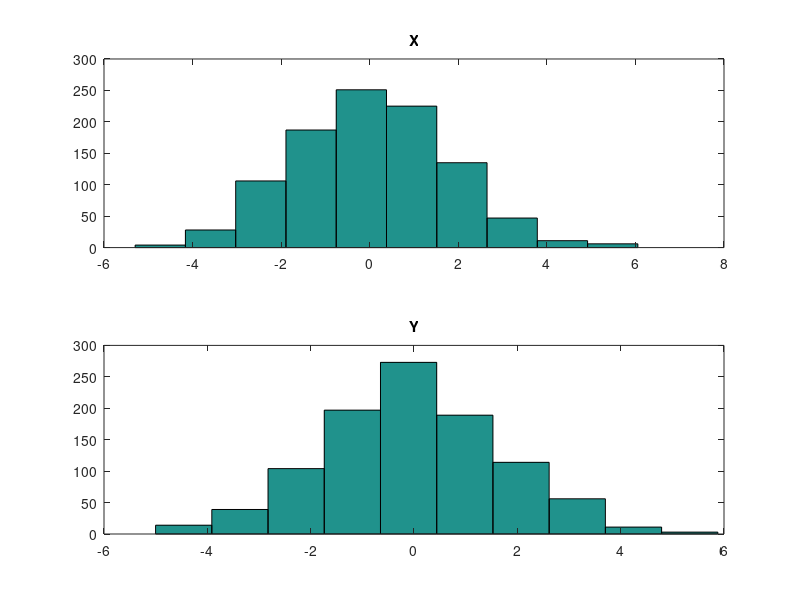

This chart was generated by the following MATLAB code:
%-Chapter-1-Exercise-3----------------------------------------------------------------------------------------------------------

%-Initialization----------------------------------------------------------------------------------------------------------------
format compact;
clc;
clear;
close all;
%-------------------------------------------------------------------------------------------------------------------------------

%-Calculate-X-Y-Random-Numbers-from-Two-Variate-Normal-Distribution-------------------------------------------------------------
n = 1000;
mus = [0, 0];
sigmas = [3, 3];
R = mvnrnd(mus, sigmas, n);
X = R(:,1);
Y = R(:,2);
VarXY = var(X+Y);
VarX = var(X);
VarY = var(Y);
VarXplusY = VarX+VarY;
disp('-----------------------------------------------------------------------------------------------------------------------');
fprintf('Var[X+Y] ---> %f\n', VarXY);
fprintf('Var[X] + Var[Y] ---> %f\n', VarXplusY);
disp('-----------------------------------------------------------------------------------------------------------------------');
disp('Thus, Var[X+Y] =! Var[X] + Var[Y] when X and Y are not independent.');
disp('-----------------------------------------------------------------------------------------------------------------------');
%-------------------------------------------------------------------------------------------------------------------------------

%-Plots-------------------------------------------------------------------------------------------------------------------------
figure(1);
subplot(2, 1, 1);
hist(X);
title('X');
subplot(2, 1, 2);
hist(Y);
title('Y');
%-------------------------------------------------------------------------------------------------------------------------------
